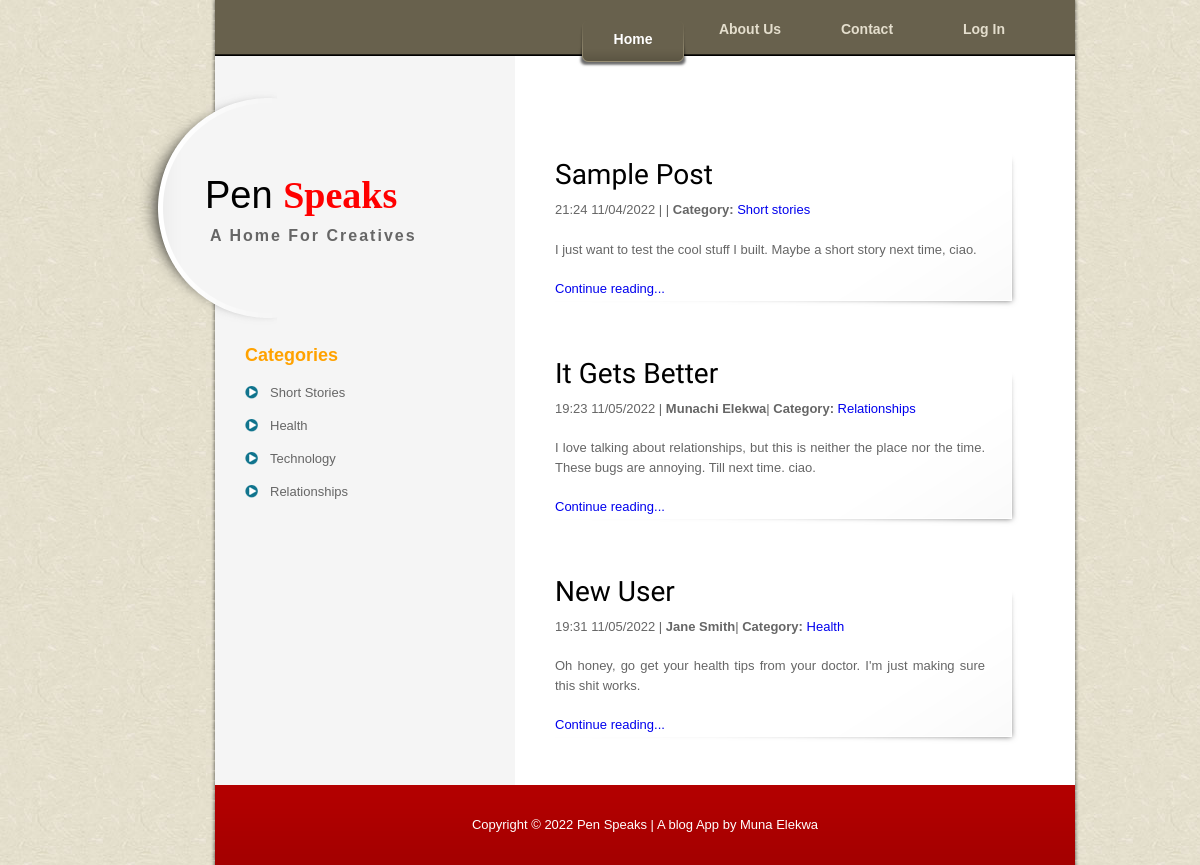
The page / on the database its author committed.
### models.py (models this page shows, shortened)
class Blogpost(db.Model):
    id = db.Column(db.Integer, primary_key=True)
    title = db.Column(db.String(255), nullable=False)
    content = db.Column(db.Text, nullable=False)
    category = db.Column(db.String(255), nullable=False)
    date_posted = db.Column(db.DateTime, nullable=False, default=datetime.utcnow)
    user_id = db.Column(db.Integer, db.ForeignKey('user.id'))

class User(db.Model, UserMixin):
    id = db.Column(db.Integer(), primary_key=True)
    firstname = db.Column(db.String(255), nullable=False)
    lastname = db.Column(db.String(255), nullable=False)
    email = db.Column(db.String(255), nullable=False, unique=True)
    password = db.Column(db.String(60), nullable=False)
    posts = db.relationship('Blogpost', backref='author', lazy=True)

### app.py (the view)
@app.route('/')
def index():
    posts = Blogpost.query.all()
    return render_template('index.html', posts=posts)

### templates/index.html (shortened to what this page needs)
{% extends 'layout.html' %}
{% block nav %}
{% if current_user.is_authenticated %}
    <ul>
        <li><a href="/" class="current">Home</a></li>
        <li><a href="/about">About Us</a></li>
        <li><a href="/contact">Contact</a></li>
        <li><a href="/my posts">Posts</a></li>
        <li><a href="/logout">Log Out</a></li>
    </ul>
{% else %}
    <ul>
        <li><a href="/" class="current">Home</a></li>
        <li><a href="/about">About Us</a></li>
        <li><a href="/contact">Contact</a></li>
        <li><a href="/login">Log In</a></li>
    </ul>
{% endif %}
{% endblock nav %}
        {% block content %}
    {% for post in posts %}
        <div class="post_section">
            {% if post.user_id == current_user.id %}
                <h2><a href="{{ url_for('post', post_id=post.id) }}" class="post_title">{{ post.title }}</a></h2>
                <p>{{ post.date_posted.strftime("%H:%M  %m/%d/%Y") }} | <strong>{{ post.author.firstname }} {{ post.author.lastname }}</strong>| <strong>Category:</strong> <a href="{{ url_for('cat', post_cat=post.category) }}">{{ post.category }}</a></p>
                <p>{{ post.content }}</p><a href="{{ url_for('post', post_id=post.id) }}">Continue reading...</a>
                <div class="update">
                    <button><a href="{{ url_for('edit_post', post_id=post.id) }}" class="post_btn">Edit</a></button>
                    <button><a href="{{ url_for('del_post', post_id=post.id) }}" class="post_btn">Delete</a></button>
                </div>
            {% else %}
                <h2><a href="{{ url_for('post', post_id=post.id) }}" class="post_title">{{ post.title }}</a></h2>
                <p>{{ post.date_posted.strftime("%H:%M  %m/%d/%Y") }} | <strong>{{post.author.firstname}} {{ post.author.lastname}}</strong>| <strong>Category:</strong> <a href="{{ url_for('cat', post_cat=post.category) }}">{{ post.category }}</a></p>
                <p>{{ post.content }}</p>
                <a href="{{ url_for('post', post_id=post.id) }}">Continue reading...</a>
            {% endif %}
        </div>
    {% endfor %}
    {% endblock content %}

### templates/layout.html (shortened to what this page needs)
<!DOCTYPE html>
<html>
<head>
<link href="{{ url_for('static', filename='style.css') }}" rel="stylesheet" type="text/css" />
</head>
<body>
<div id="templatemo_wrapper">
	<div id="templatemo_menu">
        {% block nav %}
        {% endblock nav %}
    </div>
    <div id="templatemo_left_column">
        <div id="templatemo_header">
            <div id="site_title">
                <h1><a href="#">Pen <strong>Speaks</strong><span>A Home For Creatives</span></a></h1>
            </div>
        </div>
        <div id="templatemo_sidebar">
            <h4>Categories</h4>
            <ul class="templatemo_list">
                <li><a href="#">Short Stories</a></li>
                <li><a href="#" target="_parent">Health</a></li>
                <li><a href="#" target="_parent">Technology</a></li>
                <li><a href="#" target="_parent">Relationships</li>
            </ul>
        </div>
    </div>
    <div id="templatemo_right_column">
        <div id="templatemo_main">
            {% block content %}
            {% endblock content %}
        </div>
    </div>
    <div id="templatemo_footer">
    Copyright © 2022 Pen Speaks | A blog App by Muna Elekwa
</div>
</div>
</body>
</html>

### static/style.css (style rules this page uses)
body { margin: 0px; padding: 0px; color: #666; font-family: Helevetica,Arial,sans-serif; font-size: 13px; line-height:1.5em; background-image: url(images/templatemo_body.jpg); background-repeat: repeat; }
a, a:link, a:visited { text-decoration: none; }
p { margin: 0px; padding: 0 0 10px 0; }
h1 { font-size: 40px; font-weight: bold; margin: 0 0 30px 0; padding: 5px 0; color: #000; }
h2 { font-size: 28px; font-weight: normal; line-height: 28px; margin: 0 0 30px 0; padding: 0; color: #c7a902; }
h4 { font-size: 18px; margin: 0 0 20px 0; padding: 0; color: #ffa200; }
.templatemo_list { margin: 20px 0; padding: 0; list-style: none; }
.templatemo_list li { background: transparent url(images/templatemo_list.png) no-repeat scroll 0 0px; margin:0 0 20px; padding:0 0 0 25px; line-height: 1em; }
.templatemo_list li a { color: #666; text-decoration: none; }
#templatemo_wrapper { width: 970px; padding: 0; margin: 0 auto; background: url(images/templatemo_wrapper.png) repeat-y; }
#templatemo_menu { width: 830px; height: 50px; margin: 0 10px 0 100px; padding: 20px 30px 0 0; background: url(images/templatemo_menu.png) top repeat-x; }
#templatemo_menu ul { float: right; margin: 0; padding: 0; list-style: none; }
#templatemo_menu ul li { padding: 0px; margin: 0px; display: inline; }
#templatemo_menu ul li a { float: left; display: block; width: 112px; height: 48px; padding: 0; margin: 0 5px 0 0 ; font-size: 14px; text-align: center; text-decoration: none; color: #e4decd; font-weight: bold; outline: none; border: none; }
#templatemo_menu ul li a:hover, #templatemo_menu ul li .current { height: 38px; padding-top: 10px; color: #fff; background: url(images/templatemo_menu_hover.png) bottom no-repeat; }
#templatemo_left_column { float: left; width: 400px; }
#templatemo_right_column { float: right; width: 520px; margin-right: 10px; }
#templatemo_header { width: 360px; height: 276px; padding: 0 10px; margin-left: 20px; background: url(images/templatemo_header.png) left center no-repeat; }
#templatemo_header #site_title { float: left; width: 310px; padding: 115px 0 0 60px; }
#templatemo_header #site_title h1 { margin: 0; padding: 0; }
#templatemo_header #site_title h1 a { margin: 0px; padding: 0px; font-size: 38px; color: #000; font-weight: normal; text-decoration: none; }
#templatemo_header #site_title h1 strong { color: #f00; font-family: Georgia, "Times New Roman", Times, serif; }
#templatemo_header #site_title a span { display: block; font-size: 16px; color: #666; font-weight: bold; letter-spacing: 2px; margin-left: 5px; margin-top: 20px; }
#templatemo_sidebar { clear: both; float: left; width: 250px; margin-left: 130px; }
#templatemo_main { float: right; width: 490px; padding-top: 40px; margin-right: 30px; }
.post_section { clear: both; position: relative; padding: 0 60px 10px 0; margin: 40px 0; background: url(images/templatemo_post_bottom.png) bottom left no-repeat; }
.post_section h2 { margin: 0; padding: 10px 0 10px 0; line-height: 30px; }
.post_section p { text-align: justify; margin-bottom: 10px; }
#templatemo_footer { clear: both; width: 860px; height: 50px; margin: 0 10px 0 100px; padding: 30px 0 0 0; text-align: center; color: #FFFFFF; background: url(images/templatemo_footer.png) top repeat-x; }
.post_title { color: black; font-family: 'Itim', cursive; }

### rows shown on the page
Blogpost: title "Sample Post", date_posted "21:24 11/04/2022", category "Short stories", content "I just want to test the cool stuff I built. Maybe a short story next time, ciao."
Blogpost: title "It Gets Better", date_posted "19:23 11/05/2022", author.firstname "Munachi", author.lastname "Elekwa", category "Relationships", content "I love talking about relationships, but this is neither the place nor the time. These bugs are annoying. Till next time. ciao."
Blogpost: title "New User", date_posted "19:31 11/05/2022", author.firstname "Jane", author.lastname "Smith", category "Health", content "Oh honey, go get your health tips from your doctor. I'm just making sure this shit works."
